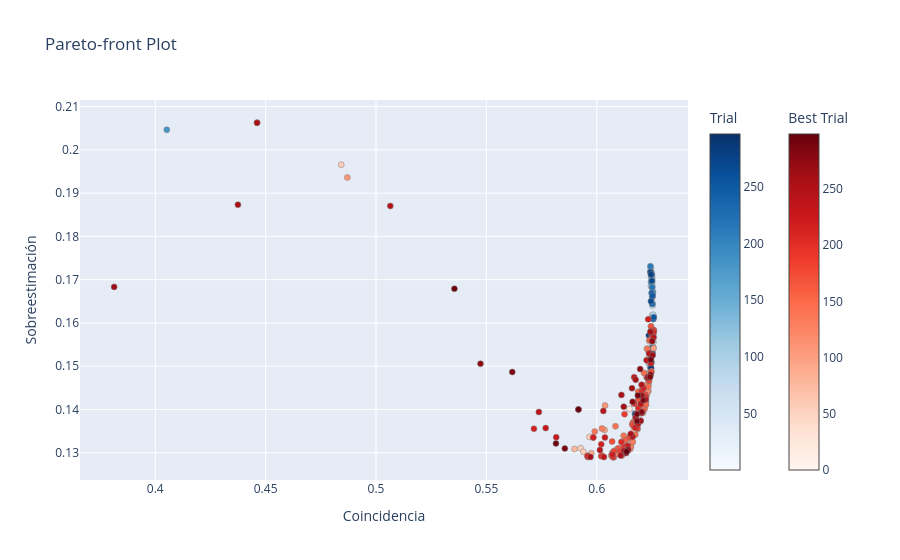

This figure's notebook cell:
### Markdown cell above
##### Etapa 2

### Code cell
import optuna
import optuna.visualization

optuna.visualization.plot_pareto_front(
    study, 
    targets=lambda trial: (trial.values[0], trial.values[1]), 
    target_names=["Coincidencia", "Sobreestimación"])
